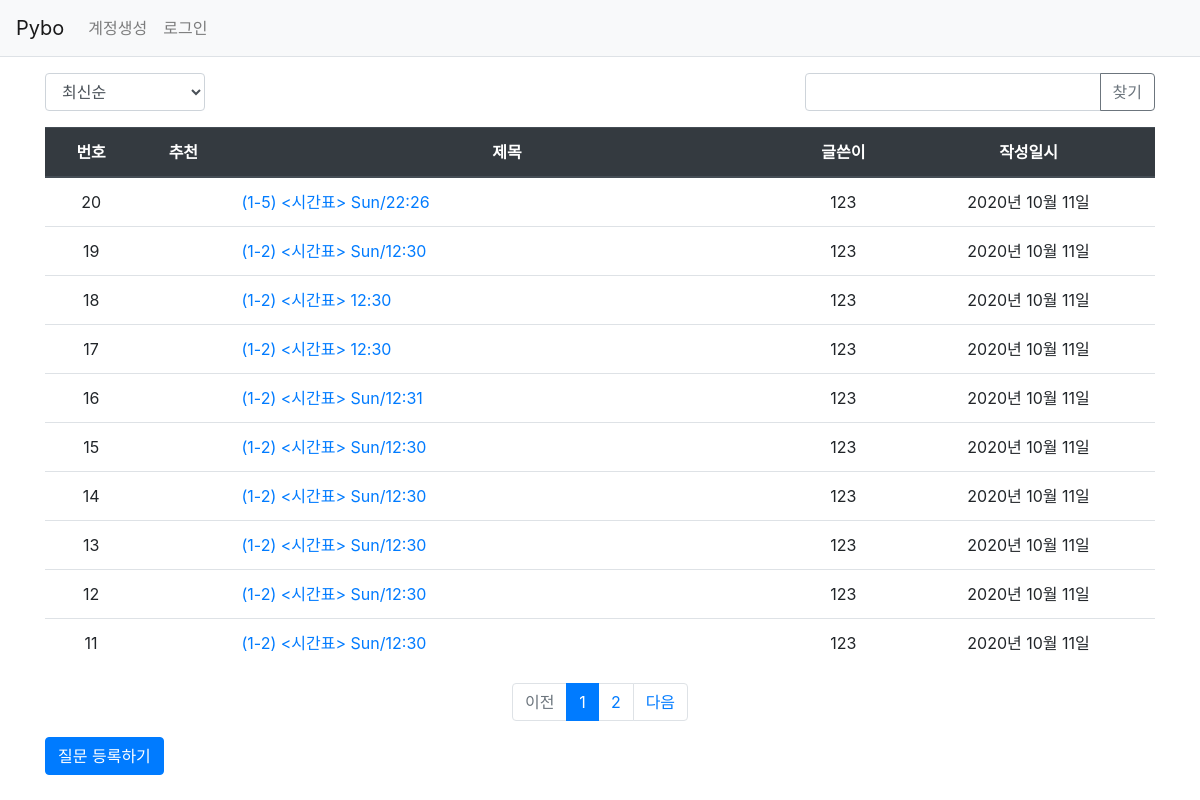
Page /question/list/ on the committed database.
### pybo/models.py (models this page shows)
class Question(db.Model):
    id = db.Column(db.Integer, primary_key=True)
    subject = db.Column(db.String(200), nullable=False)
    content = db.Column(db.Text(), nullable=False)
    create_date = db.Column(db.DateTime(), nullable=False)
    user_id = db.Column(db.Integer, db.ForeignKey('user.id', ondelete='CASCADE'), nullable=False)
    user = db.relationship('User', backref=db.backref('question_set'))
    modify_date = db.Column(db.DateTime(), nullable=True)
    voter = db.relationship('User', secondary=question_voter, backref=db.backref('question_voter_set'))

class User(db.Model):
    id = db.Column(db.Integer, primary_key=True)
    username = db.Column(db.String(150), unique=True, nullable=False)
    password = db.Column(db.String(200), nullable=False)
    email = db.Column(db.String(120), unique=True, nullable=False)
    student = db.Column(db.String(130), unique=True, nullable=False)

### pybo/views/question_views.py (the view, shortened to what this page needs)
@bp.route('/list/')
def _list():
    page = request.args.get('page', type=int, default=1)
    kw = request.args.get('kw', type=str, default='')
    so = request.args.get('so', type=str, default='recent')
    if so == 'recommend':
        sub_query = db.session.query(question_voter.c.question_id, func.count('*').label('num_voter')) \
            .group_by(question_voter.c.question_id).subquery()
        question_list = Question.query \
            .outerjoin(sub_query, Question.id == sub_query.c.question_id) \
            .order_by(_nullslast(sub_query.c.num_voter.desc()), Question.create_date.desc())
    else:  # recent
        question_list = Question.query.order_by(Question.create_date.desc())
    question_list = question_list.paginate(page, per_page=10)
    return render_template('question/question_list.html', question_list=question_list, page=page, kw=kw, so=so)

### pybo/filter.py (called while the page is built)
def format_datetime(value, fmt='%Y년 %m월 %d일 %H:%M'):
    date =     today.strftime(
        '%Y년 %m월 %d일'.encode('unicode-escape').decode()
    ).encode().decode('unicode-escape')
    return date

### pybo/views/auth_views.py (called while the page is built)
@bp.before_app_request
def load_logged_in_user():
    user_id = session.get('user_id')
    if user_id is None:
        g.user = None
    else:
        g.user = User.query.get(user_id)

### pybo/templates/question/question_list.html (shortened to what this page needs)
{% extends 'base.html' %}
{% block content %}
<div class="container my-3">
    <div class="row justify-content-between my-3">
        <div class="col-2">
            <select class="form-control so">
                <option value="recent" {% if so=='recent' %}selected{% endif %}>최신순</option>
            </select>
        </div>
        <div class="col-4 input-group">
            <input type="text" class="form-control kw" value="{{ kw or '' }}">
            <div class="input-group-append">
                <button class="btn btn-outline-secondary" type="button" id="btn_search">찾기</button>
            </div>
        </div>
    </div>
    <table class="table">
        <thead>
        <tr class="text-center thead-dark">
            <th>번호</th>
            <th>추천</th>
            <th style="width:50%">제목</th>
            <th>글쓴이</th>
            <th>작성일시</th>
        </tr>
        </thead>
        <tbody>
        {% if question_list %}
        {% for question in question_list.items %}
        <tr class="text-center">
            <td>{{ question_list.total - ((question_list.page-1) * question_list.per_page) - loop.index0 }}</td>
            <td>
            </td>
            <td class="text-left">
                {% if question.subject.startswith("[공지]") %}
                    <b><a href="{{ url_for('question.detail', question_id=question.id) }}">{{ question.subject }}</a></b>
                {% else %}
                    <a href="{{ url_for('question.detail', question_id=question.id) }}">{{ question.subject }}</a>
                {% endif %}
            </td>
            <td>{{ question.user.username }}</td>
            <td>{{ question.create_date|datetime }}</td>
        </tr>
        {% endfor %}
        {% else %}
        <tr>
            <td colspan="3">질문이 없습니다.</td>
        </tr>
        {% endif %}
        </tbody>
    </table>
    <ul class="pagination justify-content-center">
        {% if question_list.has_prev %}
        <li class="page-item">
            <a class="page-link" data-page="{{ question_list.prev_num }}" href="#">이전</a>
        </li>
        {% else %}
        <li class="page-item disabled">
            <a class="page-link" tabindex="-1" aria-disabled="true" href="#">이전</a>
        </li>
        {% endif %}
        {% for page_num in question_list.iter_pages() %}
            {% if page_num %}
                {% if page_num != question_list.page %}
                <li class="page-item">
                    <a class="page-link" data-page="{{ page_num }}" href="#">{{ page_num }}</a>
                </li>
                {% else %}
                <li class="page-item active" aria-current="page">
                    <a class="page-link" href="#">{{ page_num }}</a>
                </li>
                {% endif %}
           {% else %}
                <li class="disabled">
                    <a class="page-link" href="#">...</a>
                </li>
           {% endif %}
        {% endfor %}
        {% if question_list.has_next %}
        <li class="page-item">
            <a class="page-link" data-page="{{ question_list.next_num }}" href="#">다음</a>
        </li>
        {% else %}
        <li class="page-item disabled">
            <a class="page-link" tabindex="-1" aria-disabled="true" href="#">다음</a>
        </li>
        {% endif %}
    </ul>
    <a href="{{ url_for('question.create') }}" class="btn btn-primary">질문 등록하기</a>
</div>
{% endblock %}

### pybo/templates/base.html (shortened to what this page needs)
<!doctype html>
<html lang="ko">
<head>
    <link rel="stylesheet" href="{{ url_for('static', filename='bootstrap.min.css') }}">
    <link rel="stylesheet" href="{{ url_for('static', filename='style.css') }}">
</head>
<body>
{% include "navbar.html" %}
{% block content %}
{% endblock %}
</body>
</html>

### pybo/templates/navbar.html (shortened to what this page needs)
<nav class="navbar navbar-expand-lg navbar-light bg-light border-bottom">
    <a class="navbar-brand" href="{{ url_for('main.index') }}">Pybo</a>
    <div class="collapse navbar-collapse flex-grow-0" id="navbarNav">
        {% if g.user %}
        <ul class="navbar-nav">
            <li class="nav-item ">
                <a class="nav-link" href="{{ url_for('auth.logout') }}">{{ g.user.student }} {{ g.user.username }} (로그아웃)</a>
            </li>
        </ul>
        {% else %}
        <ul class="navbar-nav">
            <li class="nav-item ">
                <a class="nav-link" href="{{ url_for('auth.signup') }}">계정생성</a>
            </li>
            <li class="nav-item ">
                <a class="nav-link" href="{{ url_for('auth.login') }}">로그인</a>
            </li>
        </ul>
        {% endif %}
    </div>
</nav>

### rows in the picture
Question: id "20", subject "(1-5) <시간표> Sun/22:26", user.username "123", create_date "2020년 10월 11일"
Question: id "19", subject "(1-2) <시간표> Sun/12:30", user.username "123", create_date "2020년 10월 11일"
Question: id "18", subject "(1-2) <시간표> 12:30", user.username "123", create_date "2020년 10월 11일"
Question: id "17", subject "(1-2) <시간표> 12:30", user.username "123", create_date "2020년 10월 11일"
Question: id "16", subject "(1-2) <시간표> Sun/12:31", user.username "123", create_date "2020년 10월 11일"
Question: id "15", subject "(1-2) <시간표> Sun/12:30", user.username "123", create_date "2020년 10월 11일"
Question: id "14", subject "(1-2) <시간표> Sun/12:30", user.username "123", create_date "2020년 10월 11일"
Question: id "13", subject "(1-2) <시간표> Sun/12:30", user.username "123", create_date "2020년 10월 11일"
Question: id "12", subject "(1-2) <시간표> Sun/12:30", user.username "123", create_date "2020년 10월 11일"
Question: id "11", subject "(1-2) <시간표> Sun/12:30", user.username "123", create_date "2020년 10월 11일"

### other values in the picture
{{ page_num }} "1"
{{ page_num }} "2"
